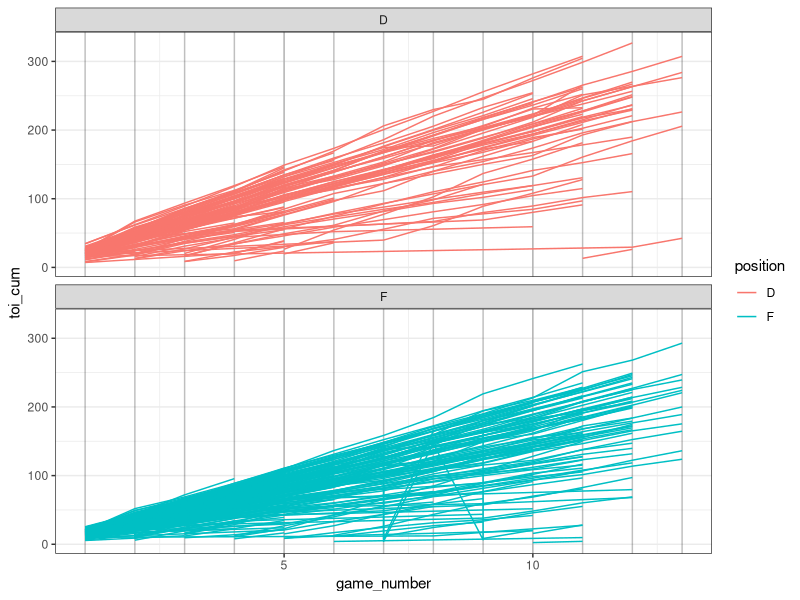
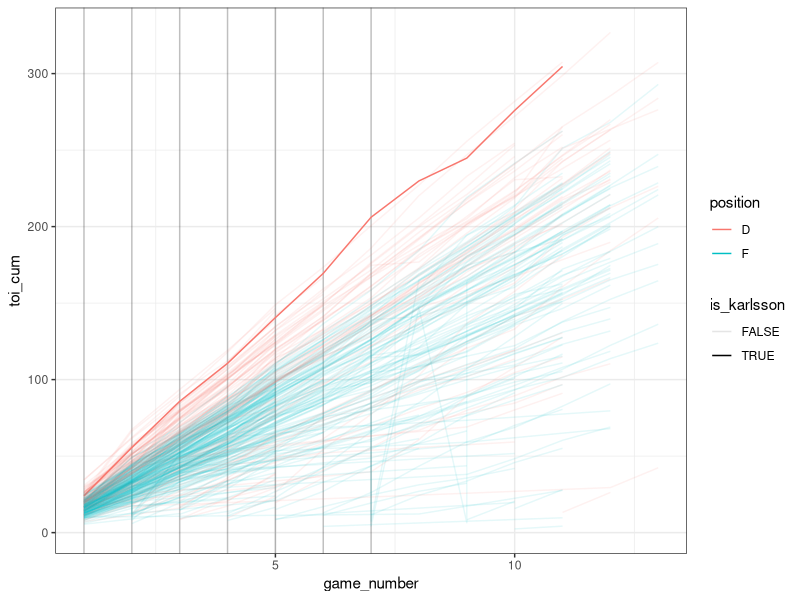

The R script that drew these images, in order: (Note: this script raises an error after producing the figures.)
library(tidyverse)
library(viridis)

setwd("C:/Users/conor/githubfolder/Random-Hockey-Charts/playoff running charts")

theme_set(theme_bw())

df_raw <- read_csv("16_17 playoffs running charts 5_12.csv")

colnames(df_raw) <- tolower(colnames(df_raw))

schedule <- df_raw %>% 
  select(team, date) %>% 
  group_by(team, date) %>%
  unique() %>% 
  arrange(team, date) %>% 
  group_by(team) %>% 
  mutate(game_number = dense_rank(date))


teams <- df_raw %>%
  group_by(team) %>% 
  mutate(team_toi_sd = sd(toi)) %>% 
  arrange(team_toi_sd) %>% 
  select(team) %>% 
  unique() %>% 
  unlist()


df_player <- df_raw %>%
  right_join(schedule, by = c("date", "team")) %>% 
  arrange(team, player, date) %>% 
  group_by(team) %>% 
  mutate(game_number = dense_rank(date)) %>% 
  ungroup() %>% 

  replace_na(list(toi = 0)) %>% 
  group_by(player, team) %>% 
  mutate(toi_cum = cumsum(toi),
         position = if_else(position == "L" | position == "C" | position ==  "R",
                       "F", "D")) %>% 
  select(team, player, game_number, position, toi, toi_cum) %>% 
  group_by(player, team) %>% 
  mutate(toi_sum = max(toi_cum)) %>% 
  ungroup() %>% 
  group_by(team) %>% 
  mutate(toi_team_sum = sum(toi)) %>% 
  ungroup() %>% 
  mutate(toi_pct_team = round(toi_sum / toi_team_sum, digits = 3),
         team = factor(team, levels = teams))


plot_player_league <- df_player %>% 
  ggplot(aes(game_number, toi_cum, color = position, group = player)) +
  geom_vline(xintercept = c(1:max(df_player$game_number)), alpha = .25) +
  geom_line() +
  facet_wrap(~position, ncol = 1)
plot_player_league

plot_karlsson <- df_player %>% 
  mutate(is_karlsson = player == "ERIK.KARLSSON") %>% 
  ggplot(aes(game_number, toi_cum, color = position, group = player, alpha = is_karlsson)) +
  geom_vline(xintercept = c(1:7), alpha = .25) +
  geom_line()
plot_karlsson
  
plot_player <- df_player %>% 
  #filter(team == "PIT") %>% 
    ggplot(aes(game_number, toi_cum, group = player, color = position, size = toi_pct_team, alpha = toi_pct_team)) +
  geom_vline(xintercept = c(1:max(df_player$game_number)), alpha = .25) +
      geom_line() +
      facet_wrap(~team) +
  scale_color_discrete(guide_colorbar(title = "Player Position")) +
      scale_size_continuous(range = c(.25, 1.25), guide = "none") +
      scale_alpha_continuous(range = c(.05, 1), guide = "none") +
      labs(title = "Cumulative Time on Ice Per Player",
       subtitle = "2016-17 NHL Playoffs, All Situations",
       x = "Game Number",
       y = "Cumulative Time on Ice",
       caption = "@Null_HHockey, data from http://www.corsica.hockey/") +
      theme(panel.grid.minor = element_blank())
      #scale_color_viridis(discrete = TRUE)
plot_player



teams_pos <- df_raw %>%
  arrange(team, position, date) %>% 
  group_by(team) %>% 
  mutate(game_number = dense_rank(date),
         team_toi_sd = sd(toi),
         gp = max(game_number)) %>% 
  arrange(desc(gp), team_toi_sd) %>% 
  select(team) %>% 
  unique() %>% 
  unlist()
str(teams)
teams_pos

league_sd <- df_raw %>% 
  mutate(position = if_else(position == "L" | position == "C" | position ==  "R",
                            "F", "D")) %>% 
  group_by(position) %>% 
  summarize(league_toi_sd = sd(toi))

df_pos <- df_raw %>% 
  mutate(team = factor(team, levels = teams_pos),
         position = if_else(position == "L" | position == "C" | position ==  "R",
                            "F", "D")) %>% 
  arrange(team, position, date) %>% 
  group_by(team) %>% 
  mutate(game_number = dense_rank(date)) %>% 
  ungroup() %>% 
  select(team, game_number, position, toi) %>% 
  group_by(team, game_number, position) %>% 
  summarize(toi_sd = sd(toi)) %>% 
  left_join(league_sd, by = c("position"))


  

plot_position <- df_pos %>% 
  #filter(team == "PIT") %>% 
  ggplot(aes(game_number, toi_sd, color = position)) +
  geom_hline(aes(color = position, yintercept = league_toi_sd)) +
  geom_vline(xintercept = c(1:max(df_pos$game_number)), alpha = .25) +
  geom_line(size = 2) +
  facet_wrap(~team) +
  labs(title = "Roster Time On Ice Allocation Consistency",
       subtitle = "2016-17 NHL Playoffs, All Situations",
       x = "Game Number",
       y = "Standard Deviation of Time on Ice",
       caption = "A higher standard deviation indicates greater variance in time on ice @Null_HHockey, data from http://www.corsica.hockey/") +
  theme(panel.grid.minor = element_blank(),
        plot.caption = element_text(hjust = 0))
plot_position
?geom_hline
